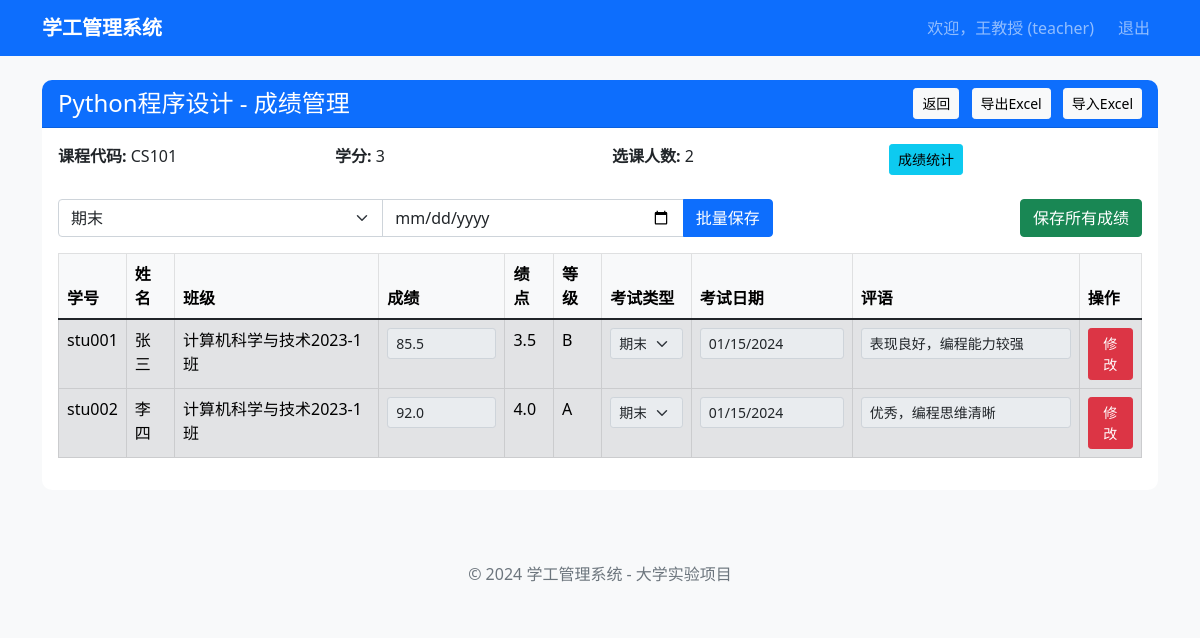
The app's page /teacher/grades/1 (signed in) with its own data.
### models.py (models this page shows, shortened)
class User(UserMixin, db.Model):
    __tablename__ = 'users'
    id = db.Column(db.Integer, primary_key=True)
    username = db.Column(db.String(64), unique=True, nullable=False, index=True)
    email = db.Column(db.String(120), unique=True, nullable=False, index=True)
    password_hash = db.Column(db.String(128))
    role = db.Column(db.String(20), nullable=False)  # student, teacher, counselor
    real_name = db.Column(db.String(64), nullable=False)
    class_id = db.Column(db.Integer, db.ForeignKey('classes.id'))
    created_at = db.Column(db.DateTime, default=datetime.utcnow)
    def is_teacher(self):
        return self.role == 'teacher'

class Course(db.Model):
    __tablename__ = 'courses'
    id = db.Column(db.Integer, primary_key=True)
    course_code = db.Column(db.String(32), unique=True, nullable=False)
    course_name = db.Column(db.String(128), nullable=False)
    teacher_id = db.Column(db.Integer, db.ForeignKey('users.id'), nullable=False)
    class_id = db.Column(db.Integer, db.ForeignKey('classes.id'), nullable=False)
    credit = db.Column(db.Integer, default=2)
    grades_saved = db.Column(db.Boolean, default=False)  # 成绩是否已保存
    grades_submitted = db.Column(db.Boolean, default=False)  # 新增：成绩是否已提交
    grades_submitted_at = db.Column(db.DateTime)  # 新增：成绩提交时间
    created_at = db.Column(db.DateTime, default=datetime.utcnow)
    teacher = db.relationship('User', backref='courses_teaching', foreign_keys=[teacher_id])

class SelectedCourse(db.Model):
    __tablename__ = 'selected_courses'
    id = db.Column(db.Integer, primary_key=True)
    student_id = db.Column(db.Integer, db.ForeignKey('users.id'), nullable=False)
    course_id = db.Column(db.Integer, db.ForeignKey('courses.id'), nullable=False)
    selected_at = db.Column(db.DateTime, default=datetime.utcnow)
    academic_year = db.Column(db.String(20))  # 学年，如 2024-2025
    semester = db.Column(db.String(10))  # 学期，如 秋季、春季
    student = db.relationship('User', backref='selected_courses', foreign_keys=[student_id])
    course = db.relationship('Course', backref='selected_courses', foreign_keys=[course_id])
    __table_args__ = (
        db.UniqueConstraint('student_id', 'course_id', name='unique_student_course'),
    )

class Class(db.Model):
    __tablename__ = 'classes'
    id = db.Column(db.Integer, primary_key=True)
    class_name = db.Column(db.String(64), nullable=False, unique=True)
    counselor_id = db.Column(db.Integer, db.ForeignKey('users.id'))
    created_at = db.Column(db.DateTime, default=datetime.utcnow)
    students = db.relationship('User', backref='class_info', foreign_keys='User.class_id')
    counselor = db.relationship('User', backref='counseled_classes', foreign_keys=[counselor_id])
    courses = db.relationship('Course', backref='class_info')

class Grade(db.Model):
    __tablename__ = 'grades'
    id = db.Column(db.Integer, primary_key=True)
    student_id = db.Column(db.Integer, db.ForeignKey('users.id'), nullable=False)
    course_id = db.Column(db.Integer, db.ForeignKey('courses.id'), nullable=False)
    teacher_id = db.Column(db.Integer, db.ForeignKey('users.id'), nullable=False)
    score = db.Column(db.Float)  # 百分制成绩
    grade_point = db.Column(db.Float)  # 绩点
    grade_level = db.Column(db.String(2))  # 等级：A, B, C, D, F
    exam_type = db.Column(db.String(20), default='期末')  # 考试类型
    exam_date = db.Column(db.Date)
    academic_year = db.Column(db.String(20))
    semester = db.Column(db.String(10))
    comments = db.Column(db.Text)
    created_at = db.Column(db.DateTime, default=datetime.utcnow)
    updated_at = db.Column(db.DateTime, default=datetime.utcnow, onupdate=datetime.utcnow)
    student = db.relationship('User', backref='grades', foreign_keys=[student_id])
    course = db.relationship('Course', backref='grades')
    teacher = db.relationship('User', backref='given_grades', foreign_keys=[teacher_id])

### routes/teacher.py (the view)
@teacher_bp.route('/grades/<int:course_id>')
@login_required
def course_grades(course_id):
    if not current_user.is_teacher():
        flash('无权访问此页面', 'danger')
        return redirect(url_for('auth.login'))
    course = Course.query.get_or_404(course_id)
    if course.teacher_id != current_user.id:
        flash('无权管理此课程', 'danger')
        return redirect(url_for('teacher.grade_manage'))
    selected_students = SelectedCourse.query.filter_by(course_id=course_id).all()
    existing_grades = Grade.query.filter_by(course_id=course_id).all()
    grade_dict = {grade.student_id: grade for grade in existing_grades}
    return render_template('teacher/course_grades.html',
                           course=course,
                           students=selected_students,
                           grade_dict=grade_dict)

### templates/teacher/course_grades.html (shortened to what this page needs)
{% extends "base.html" %}
{% block content %}
<div class="row">
    <div class="col-12">
        <div class="card">
            <div class="card-header bg-primary text-white d-flex justify-content-between align-items-center">
                <h4 class="mb-0">{{ course.course_name }} - 成绩管理</h4>
                <div>
                    <a href="{{ url_for('teacher.grade_manage') }}" class="btn btn-light btn-sm me-2">
                         返回
                    </a>
                    <button class="btn btn-light btn-sm me-2" onclick="exportGrades()">
                         导出Excel
                    </button>
                    <button class="btn btn-light btn-sm" data-bs-toggle="modal" data-bs-target="#importModal">
                         导入Excel
                    </button>
                </div>
            </div>
            <div class="card-body">
                <div class="row mb-4">
                    <div class="col-md-3">
                        <strong>课程代码:</strong> {{ course.course_code }}
                    </div>
                    <div class="col-md-3">
                        <strong>学分:</strong> {{ course.credit }}
                    </div>
                    <div class="col-md-3">
                        <strong>选课人数:</strong> {{ students|length }}
                    </div>
                    <div class="col-md-3">
                        <button class="btn btn-info btn-sm" onclick="showStatistics()">
                             成绩统计
                        </button>
                    </div>
                </div>
                <div class="row mb-3">
                    <div class="col-md-8">
                        <div class="input-group">
                            <select id="batchExamType" class="form-select">
                                <option value="期末">期末</option>
                            </select>
                            <input type="date" id="batchExamDate" class="form-control">
                            <button class="btn btn-primary" onclick="batchUpdateGrades()">
                                 批量保存
                            </button>
                        </div>
                    </div>
                    <div class="col-md-4 text-end">
                        <button class="btn btn-success" id="saveAllGradesBtn" onclick="saveAllGrades()">
                             保存所有成绩
                        </button>
                    </div>
                </div>
                <div class="table-responsive">
                    <table class="table table-bordered table-hover">
                        <thead class="table-light">
                            <tr>
                                <th>学号</th>
                                <th>姓名</th>
                                <th>班级</th>
                                <th>成绩</th>
                                <th>绩点</th>
                                <th>等级</th>
                                <th>考试类型</th>
                                <th>考试日期</th>
                                <th>评语</th>
                                <th>操作</th>
                            </tr>
                        </thead>
                        <tbody>
                            {% for student in students %}
                            {% set grade = grade_dict.get(student.student_id) %}
                            <tr class="student-grade">
                                <td>{{ student.student.username }}</td>
                                <td>{{ student.student.real_name }}</td>
                                <td>{{ student.student.class_info.class_name if student.student.class_info else '' }}</td>
                                <td>
                                    <input type="number" class="form-control form-control-sm score-input"
                                           value="{{ grade.score if grade and grade.score is not none else '' }}"
                                           min="0" max="100" step="0.1"
                                           data-student-id="{{ student.student_id }}"
                                           placeholder="输入成绩">
                                </td>
                                <td class="grade-point">{{ grade.grade_point if grade else '' }}</td>
                                <td class="grade-level">{{ grade.grade_level if grade else '' }}</td>
                                <td>
                                    <select class="form-select form-select-sm exam-type" data-student-id="{{ student.student_id }}">
                                        <option value="期末" {% if grade and grade.exam_type == '期末' %}selected{% endif %}>期末</option>
                                    </select>
                                </td>
                                <td>
                                    <input type="date" class="form-control form-control-sm exam-date"
                                           value="{{ grade.exam_date.strftime('%Y-%m-%d') if grade and grade.exam_date else '' }}"
                                           data-student-id="{{ student.student_id }}">
                                </td>
                                <td>
                                    <input type="text" class="form-control form-control-sm comments"
                                           value="{{ grade.comments if grade else '' }}"
                                           data-student-id="{{ student.student_id }}" placeholder="评语">
                                </td>
                                <td>
                                    <button class="btn btn-primary btn-sm" onclick="saveGrade({{ student.student_id }})">
                                    </button>
                                </td>
                            </tr>
                            {% endfor %}
                        </tbody>
                    </table>
                </div>
            </div>
        </div>
    </div>
</div>
{% endblock %}

### templates/base.html (shortened to what this page needs)
<!DOCTYPE html>
<html lang="zh-CN">
<head>
    <link href="https://cdn.jsdelivr.net/npm/bootstrap@5.1.3/dist/css/bootstrap.min.css" rel="stylesheet">
    <link href="{{ url_for('static', filename='css/style.css') }}" rel="stylesheet">
</head>
<body>
    <nav class="navbar navbar-expand-lg navbar-dark bg-primary">
        <div class="container">
            <a class="navbar-brand" href="{{ url_for('index') }}">学工管理系统</a>
            {% if current_user.is_authenticated %}
            <div class="navbar-nav ms-auto">
                <span class="navbar-text me-3">
                    欢迎，{{ current_user.real_name }} ({{ current_user.role }})
                </span>
                <a class="nav-link" href="{{ url_for('auth.logout') }}">退出</a>
            </div>
            {% endif %}
        </div>
    </nav>
    <main class="container mt-4">
        {% block content %}{% endblock %}
    </main>
    <footer class="bg-light mt-5 py-4">
        <div class="container text-center">
            <span class="text-muted">© 2024 学工管理系统 - 大学实验项目</span>
        </div>
    </footer>
</body>
</html>

### static/css/style.css (style rules this page uses)
body { background-color: #f8f9fa; }
.card { border: none; border-radius: 10px; }
.card-header { border-radius: 10px 10px 0 0 !important; }
.navbar-brand { font-weight: bold; }

### records on screen
User: real_name "王教授", role "teacher"
Course: course_name "Python程序设计", course_code "CS101", credit "3"
SelectedCourse: student.username "stu001", student.real_name "张三", student.class_info "计算机科学与技术2023-1班", student "期末"
Grade: score "85.5", grade_point "3.5", grade_level "B", exam_date "01/15/2024", comments "表现良好，编程能力较强"
SelectedCourse: student.username "stu002", student.real_name "李四", student.class_info "计算机科学与技术2023-1班", student "期末"
Grade: score "92.0", grade_point "4.0", grade_level "A", exam_date "01/15/2024", comments "优秀，编程思维清晰"

### other values on screen
{{ students|length }} "2"
